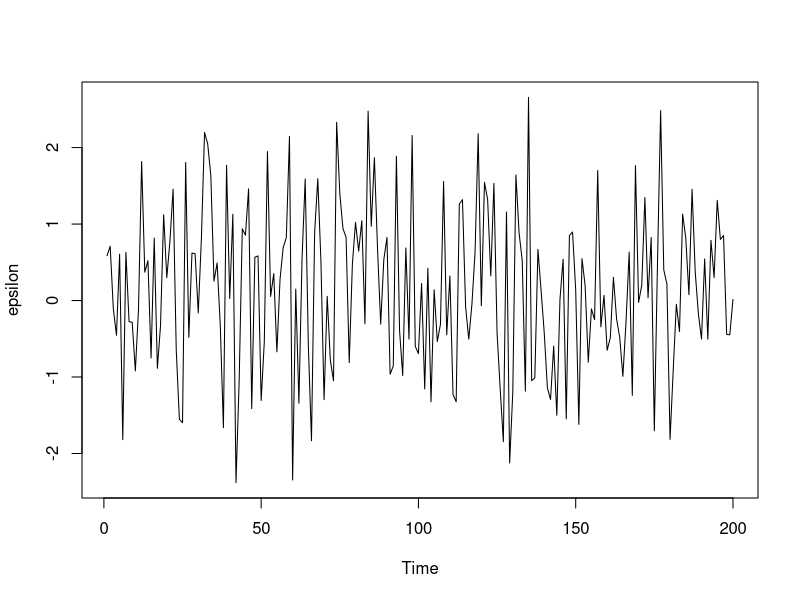
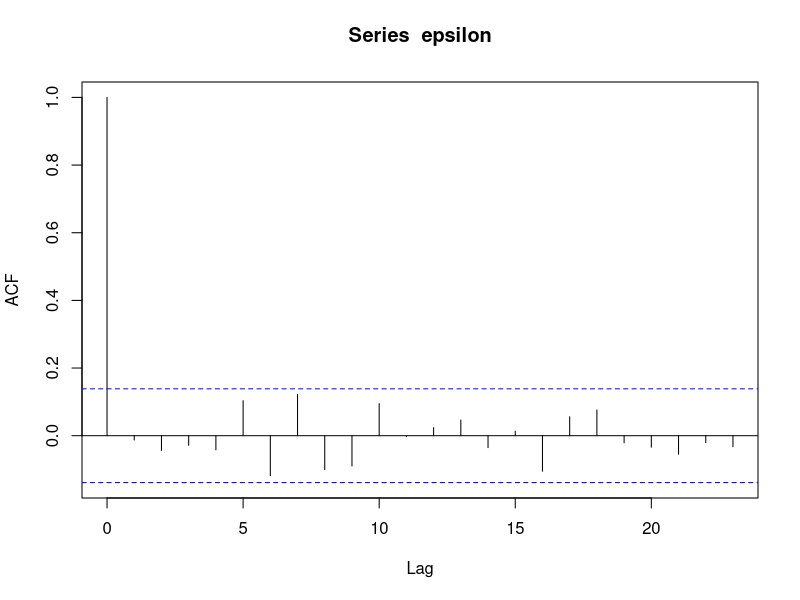
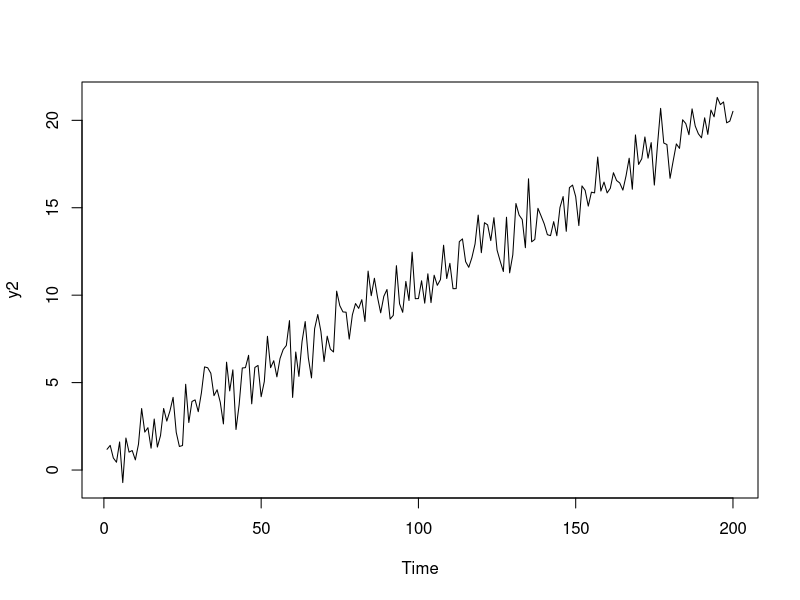
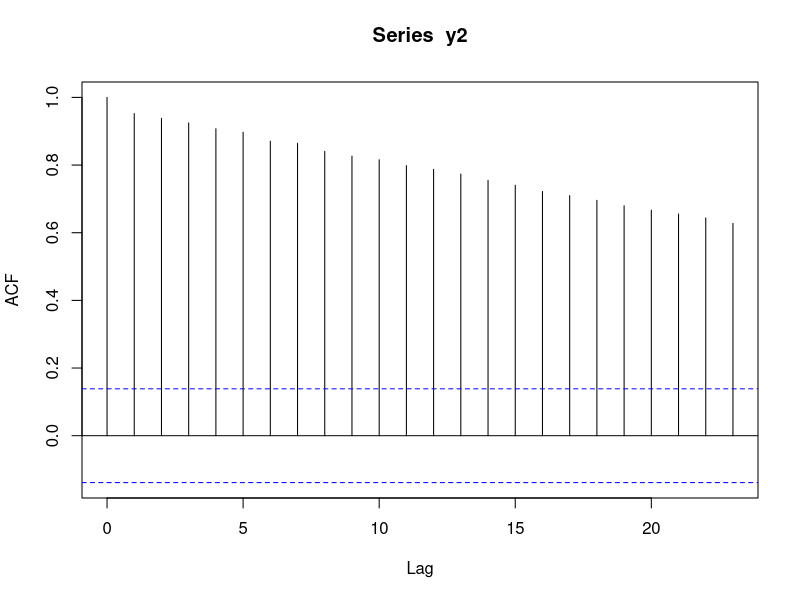
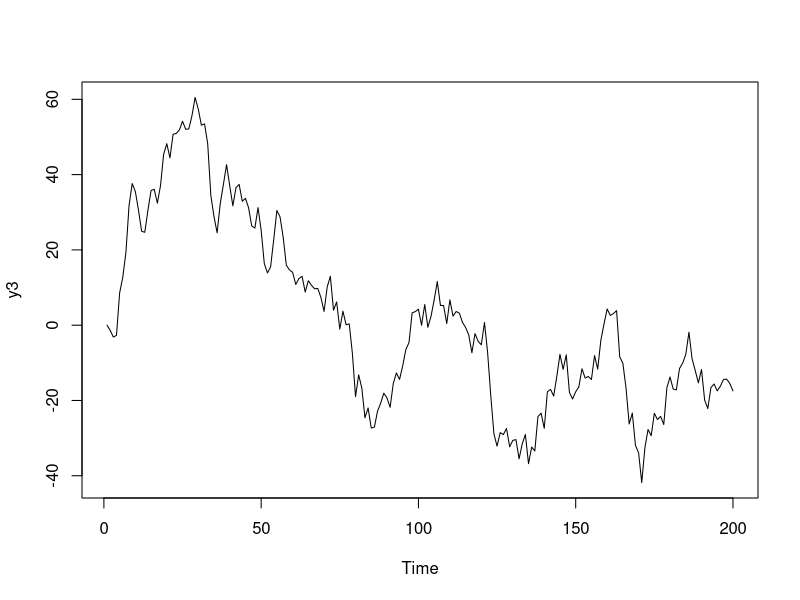
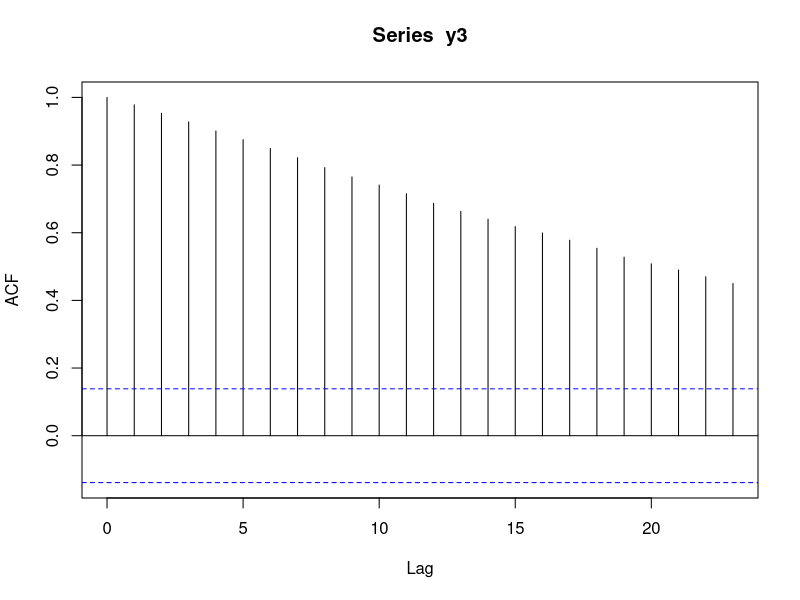
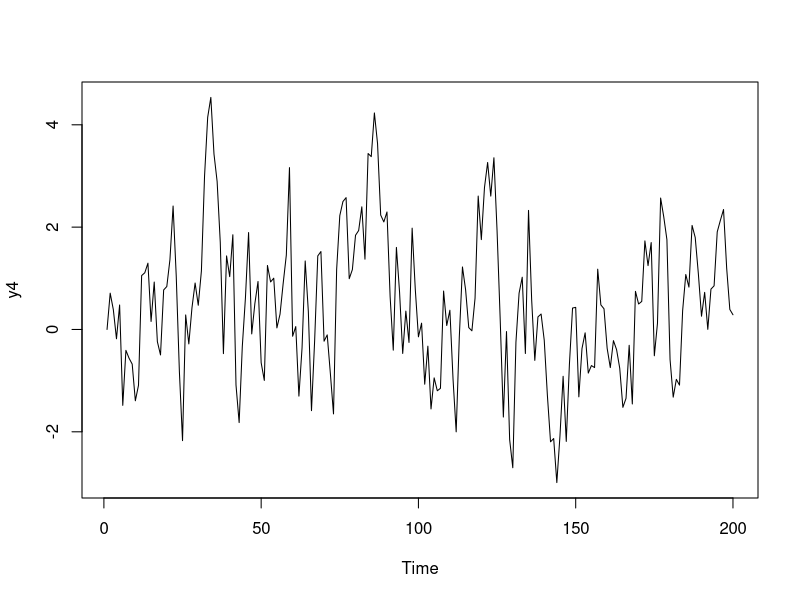
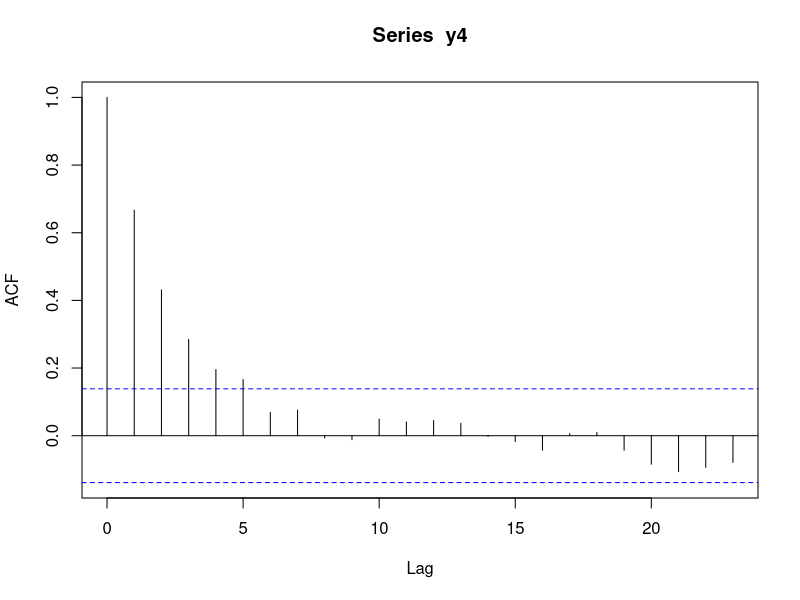

The R source for these figures, in order:
## ---- chunk 1
knitr::opts_chunk$set(echo = TRUE)
## ---- chunk 2
n=200

set.seed(12345)
epsilon=ts(rnorm(n))
View(epsilon)

mean(epsilon)
sd(epsilon)

plot(epsilon)

cor(epsilon[1:(n-1)],epsilon[2:n])
2/sqrt(n)
acf(epsilon)
## ---- chunk 3
y2=ts(rep(0,n))

for (i in 1:n){
  y2[i]=0.5 + 0.1*i + epsilon[i]
}
plot(y2)
acf(y2)
  
## ---- chunk 4
set.seed(123456)
epsilon2=ts(rnorm(n,0,5))

y3=ts(rep(0,n))
for (i in 2:n){
  y3[i]= y3[i-1] + epsilon2[i]
}

plot(y3)
acf(y3)

## ---- chunk 5
y4=ts(rep(0,n))
for (i in 2:n){
  y4[i]= 0.7*y4[i-1] + epsilon[i]
}

plot(y4)
acf(y4)

## ---- chunk 6
y5=ts(rep(0,n))
for (i in 2:n){
  y5[i]= -0.8*y5[i-1] + epsilon[i]
}

plot(y5)
acf(y5)
## ---- chunk 7
y6=ts(cumsum(1+epsilon))

plot(y6)
acf(y6)
## ---- chunk 8
y7=ts(rep(0,n))

for (i in 2:n){
  y7[i]=3+0.5*i + y7[i-1]+epsilon[i]
}
plot(y7)
acf(y7)
